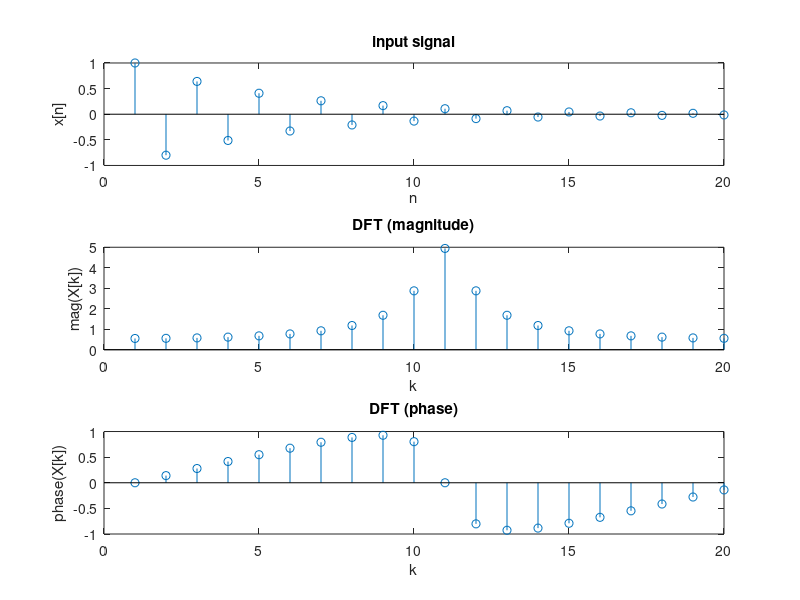

Write MATLAB code to recreate this figure.
N = 20;
w0 = 3*pi/10;
n_range = 0:19;
x = (-0.8).^n_range;
Y = fft(x,N);
figure();
subplot(3,1,1);
stem(x);
xlabel("n");
ylabel("x[n]");
title("input signal");

subplot(3,1,2);
stem(abs(Y));
xlabel("k");
ylabel("mag(X[k])");
title("DFT (magnitude)");

subplot(3,1,3);
stem(angle(Y));
xlabel("k");
ylabel("phase(X[k])");
title("DFT (phase)");
